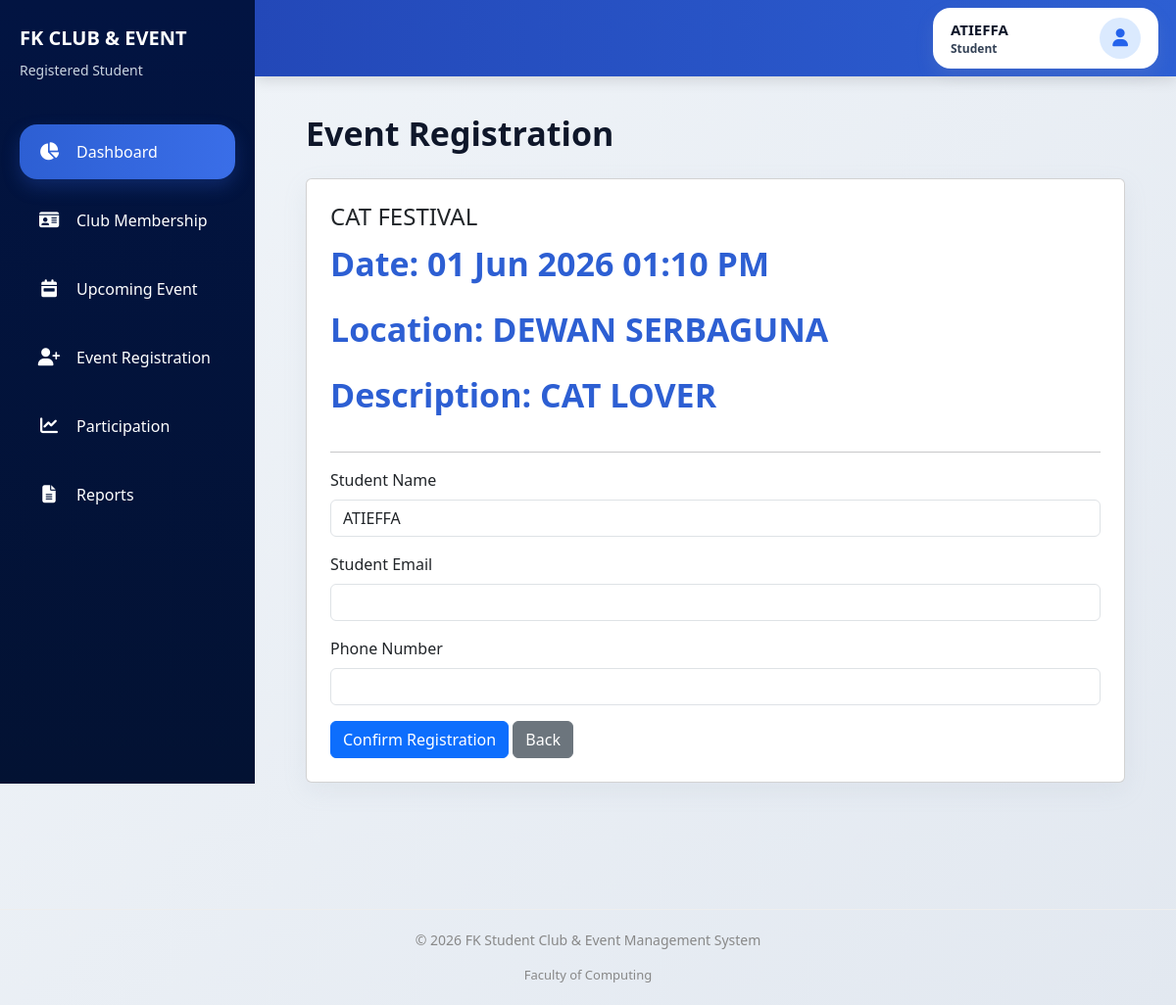
/Project_FK_Club/Student/student_reg_form.php?event_id=1 (signed in), run on the app's committed database.
### tables this page shows
CREATE TABLE `events_comm` (
  `event_id` int(11) NOT NULL,
  `event_name` varchar(255) NOT NULL,
  `event_location` varchar(255) NOT NULL,
  `event_capacity` int(11) DEFAULT 0,
  `event_description` text DEFAULT NULL,
  `event_start_datetime` datetime NOT NULL,
  `event_end_datetime` datetime NOT NULL,
  `event_latitude` decimal(10,6) DEFAULT NULL,
  `event_longitude` decimal(10,6) DEFAULT NULL,
  `contact_name` varchar(255) DEFAULT NULL,
  `contact_phone` varchar(50) DEFAULT NULL,
  `contact_email` varchar(255) DEFAULT NULL,
  `created_by` int(11) DEFAULT NULL,
  `created_at` timestamp NOT NULL DEFAULT current_timestamp(),
  `updated_at` timestamp NOT NULL DEFAULT current_timestamp() ON UPDATE current_timestamp(),
  `event_status` enum('Upcoming','Ongoing','Completed','Cancelled') DEFAULT 'Upcoming',
  `event_image` varchar(255) DEFAULT NULL
);

### Project_FK_Club/Student/student_reg_form.php (the view, shortened to what this page needs)
<?php
include('../db_connect.php');
$event_id = isset($_GET['event_id']) ? intval($_GET['event_id']) : 0;
$event_query = mysqli_query($conn, "
    SELECT *
    FROM events_comm
    WHERE event_id = $event_id
");
$event = mysqli_fetch_assoc($event_query);
?>
<?php include('../Includes/header_stud.php'); ?>
<?php include('../Includes/sidebar_stud.php'); ?>
<div class="main-content">
    <div class="container-fluid">
        <h1 class="event-title">Event Registration</h1>
        <div class="card p-4">
            <h4><?= htmlspecialchars($event['event_name']) ?></h4>
            <p>
                <strong>Date:</strong>
                <?= date('d M Y h:i A', strtotime($event['event_start_datetime'])) ?>
            </p>
            <p>
                <strong>Location:</strong>
                <?= htmlspecialchars($event['event_location']) ?>
            </p>
            <p>
                <strong>Description:</strong>
                <?= htmlspecialchars($event['event_description']) ?>
            </p>
            <hr>
            <form method="POST">
                <div class="mb-3">
                    <label class="form-label">Student Name</label>
                    <input type="text"
                           class="form-control"
                           value="<?= htmlspecialchars($student_name) ?>"
                           readonly>
                </div>
                <div class="mb-3">
                    <label class="form-label">Student Email</label>
                    <input type="email"
                           name="student_email"
                           class="form-control"
                           required>
                </div>
                <div class="mb-3">
                    <label class="form-label">Phone Number</label>
                    <input type="text"
                           name="phone"
                           class="form-control"
                           required>
                </div>
                <button type="submit" class="btn btn-primary">
                    Confirm Registration
                </button>
                <a href="upcoming_events.php" class="btn btn-secondary">
                    Back
                </a>
            </form>
        </div>
    </div>
</div>
<?php include('../Includes/footer.php'); ?>

### Project_FK_Club/CSS_stud/student.css (style rules this page uses)
* { margin: 0; padding: 0; box-sizing: border-box; font-family: 'Segoe UI', Arial, sans-serif !important; }
html, body { background: linear-gradient(135deg, #f1f5f9 0%, #e2e8f0 100%); color: #1e293b; overflow-x: hidden; min-height: 100vh; position: relative; }
body::before { content: ""; position: fixed; top: 0; left: 260px; width: calc(100% - 260px); height: 100%; background: radial-gradient(circle at top right, rgba(255,255,255,0.35), transparent 40%), radial-gradient(circle at bottom left, rgba(203,213,225,0.20), transparent 35%); z-index: -1; pointer-events: none; }
.main-content { margin-left: 260px; margin-top: 88px; padding: 28px 40px 40px; min-height: 100vh; }
.main-content h1 { font-size: 34px; color: #0f172a; margin-bottom: 25px; font-weight: 900; }
.card { background: rgba(255,255,255,0.88); backdrop-filter: blur(6px); padding: 24px; border-radius: 18px; border: 1px solid rgba(255,255,255,0.4); box-shadow: 0 8px 24px rgba(148,163,184,0.12); transition: 0.3s; }
.card p { font-size: 34px; font-weight: 800; color: #2d5fd3; }

### Project_FK_Club/CSS_stud/membership_student.css (style rules this page uses)
body { background: linear-gradient(135deg, #f1f5f9 0%, #e2e8f0 100%); color: #1e293b; font-family: 'Segoe UI', Arial, sans-serif; }
.main-content { margin-left: 260px; margin-top: 88px; padding: 28px 40px 40px; min-height: 100vh; width: calc(100% - 260px); transition: all 0.3s ease; }
.main-content h1, .main-content h2, .main-content h3, .main-content p, .main-content span, .main-content input { font-family: 'Segoe UI', Arial, sans-serif !important; }
.main-content h1 { font-size: 34px; color: #0f172a; margin-bottom: 25px; font-weight: 900; }

### Project_FK_Club/CSS_stud/upcoming_events.css (style rules this page uses)
.event-title { font-size: 36px; font-weight: 800; margin-bottom: 10px; color: #0f172a; }

### data on the page
events_comm: event_name "CAT FESTIVAL", event_start_datetime "01 Jun 2026 01:10 PM", event_location "DEWAN SERBAGUNA", event_description "CAT LOVER"

### other printed values
$student_name "ATIEFFA"
